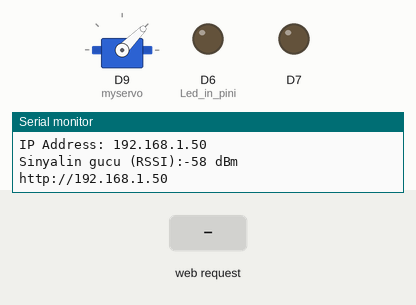
This sketch was run on a simulated Arduino MKR. On the bench: servo, output pins drawn as LEDs (lit = HIGH), the last lines printed to the serial monitor. The inputs (shaded band) are chosen by the test bench. WiFi joins after 1.5 s; servers stay silent unless stated.

Above: at 12.7 s.
12.8 s: HTTP request GET /H received
At 13.2 s:
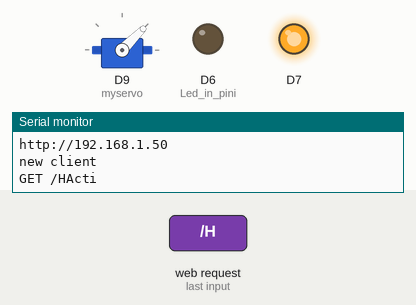
Timing chart, 0 to 15.8 s (numbered marks = the images above; inputs shaded):
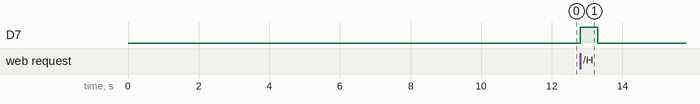

The sketch:

Kapi_Projesi.ino
```cpp
#include <WiFiNINA.h>
#include <SPI.h>
#include <Servo.h>

//IPAddress ip(10, 11, 14, 30);
//IPAddress subnet(255, 255, 252, 0);

char ssid[] = "sg";
char pass[] = "klm.mbly.";
int keyIndex = 0;                 // ag keyi index numarasi (Sadece web de kullanilacak)

int status = WL_IDLE_STATUS;      //Baglanti Durumu
WiFiServer server(80);            //Sunucu Soketi(Portu)

//special characters
char quote = '"';
char slash = '/';

Servo myservo;

void setup() {
  Serial.begin(9600);      // Seri haberlesme baslangici
  pinMode(6, OUTPUT);      // Led in pini
  pinMode(7, OUTPUT);
  myservo.attach(9);
  myservo.write(45);
  byte mac[6];
  WiFi.macAddress(mac);
  Serial.print("MAC: ");
  printMacAddress(mac);

  // guvenlik kontrolu:
  if (WiFi.status() == WL_NO_SHIELD) {
    Serial.println("Wifi kalkanı mevcut değil.");
    while (true);       // Devam etme
  }

  // Aga baglanma denemesi:
  while ( status != WL_CONNECTED) {
    Serial.print("Baglanilan Network: ");
    Serial.println(ssid);                   // baglanilan ag yazdirildi;  7

    // WPA/WPA2 baglantisi:
    status = WiFi.begin(ssid, pass);
    // 10 sn bekle:
    delay(10000);
  }
  server.begin();                           // web sunucuya baglanti 80 portu
  printWiFiStatus();                        // baglanti saglandi
}


void loop() {
  // Wifiye baglaniyor:
  while ( status != WL_CONNECTED) {
    Serial.print("Baglanti Networku: ");
    Serial.println(ssid);

    status = WiFi.begin(ssid, pass);

    delay(10000);
  }
  WiFiClient client = server.available();   // gelen baglantilari dinliyor

if (client) {                             // eger bir client var ise,
    Serial.println("new client");
    String currentLine = "";                // istemciden gelen verileri tutmak için bir String
    while (client.connected()) {            // Istemci bagliyken
      if (client.available()) {
        char c = client.read();
        Serial.write(c);
        if (c == '\n') {

          if (currentLine.length() == 0) {
            client.println("HTTP/1.1 200 OK");
            client.println("Content-type:text/html");
            client.println();
            client.println("<!DOCTYPE HTML>");
            client.print("<head>");
            client.print("<link rel=");
            client.print(quote);
            client.print("stylesheet");
            client.print(quote);
            client.print("href=");
            client.print(quote);
            client.print("https://stackpath.bootstrapcdn.com/bootstrap/4.3.1/css/bootstrap.min.css");
            client.print(quote);
            client.print(slash);
            client.print (">");
            client.print("</head>");
            client.print("<body style='heigth:100%'>");
            client.println("<center><br><br><div class='label'><h1>KILIM ARGE OTOMASYON KONTROL<h1/></div></center>");
            client.println("<center><div class='container'><left><button class='btn btn-success' type='submit' value='ON' style='width: 50%; heigth:50%' onmousedown=location.href='/H\'>Kapiyi Ac</button>");
            client.println("</div><br>");
            client.println("</div>");
            client.println("</div>");
            client.println("</div>");
            client.println("</body>");
            client.println("</html>");

            client.println();
            break;
          }
          else {
            currentLine = "";
          }
        }
        else if (c != '\r') {
          currentLine += c;
        }

        if (currentLine.endsWith("GET /H")) {
          digitalWrite(7, HIGH);
          Serial.println("Acti");
          delay(500);
          digitalWrite(7, LOW);
          Serial.println("Kapatti");
        }


      }
    }
    // baglantiyi kapat:
    client.stop();
    Serial.println("Baglanti kapatildi");
}
}

void printWiFiStatus() {
  Serial.print("SSID: ");
  Serial.println(WiFi.SSID());

  IPAddress ip = WiFi.localIP();
  Serial.print("IP Address: ");
  Serial.println(ip);

  // Sinyalin guclulugu:
  long rssi = WiFi.RSSI();
  Serial.print("Sinyalin gucu (RSSI):");
  Serial.print(rssi);
  Serial.println(" dBm");
  // Tarayicidaki arayuz:
  Serial.print("http://");
  Serial.println(ip);
}

void printMacAddress(byte mac[]) {
  for (int i = 5; i >= 0; i--) {
    if (mac[i] < 16) {
      Serial.print("0");
    }
    Serial.print(mac[i], HEX);
    if (i > 0) {
      Serial.print(":");
    }
  }
  Serial.println();
}
```

Measured:
- after the input at 12.8 s, D7: LOW → HIGH at once, → LOW 0.50 s later
